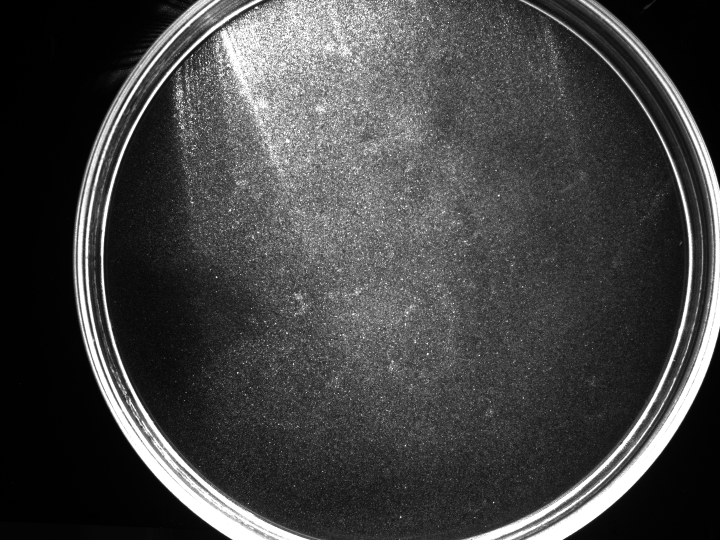
#> input picture TestImages/real_case2/image1/Image_20240831212454323.bmp, 1440 x 1080 px (shown at 1/2 size)
$ jupyter execute --allow-errors Exp5-2.ipynb
#> lines starting #> are read from the running program, lines starting #| are printed output that depends on the picture
### deformpiv.py
import os
import numpy as np
import cv2
# from skimage.registration import optical_flow_tvl1, optical_flow_ilk

import matplotlib.pyplot as plt

# [7 lines of commented-out code are left out]
from opticalflow import opticalflow
from correlation import crosscorrelation


""" Basic functions
"""

class AttrDict(dict):
    __setattr__ = dict.__setitem__
    __getattr__ = dict.__getitem__


# interpolation with opencv
def remap(img, x, y):
    x, y = np.float32(x), np.float32(y)
    out = cv2.remap(img, y, x, cv2.INTER_CUBIC)  # INTER_LANCZOS4 INTER_CUBIC INTER_LINEAR
    return out


def warping(img1, img2, u, v, method='CDI'):
    # FDI: out1(x,y)=img1(x+u, y+v)
    # FDI, CDI, FDDI, CDDI

    assert img1.shape == img2.shape == u.shape == v.shape

    x, y = np.meshgrid(np.arange(u.shape[0]), np.arange(u.shape[1]), indexing='ij')
    # u, v = -u, -v
    if method == 'FDI':
        # out1= img1.copy()
        out1= remap(img1, x, y)
        out2= remap(img2, x+u, y+v)
    elif method == 'FDI2':
        out1= remap(img1, x-u, y-v)
        out2= remap(img2, x, y)
        # out2= img2.copy()
    elif method == 'CDI':
        out1= remap(img1, x-0.5*u, y-0.5*v)
        out2= remap(img2, x+0.5*u, y+0.5*v)
    else:
        raise NotImplementedError
    return out1, out2


# Our wrapper for iterative deformation PIV
class DeformPIV():
    def __init__(self, config):
        self._c = config
        # assert self._c.pivmethod in ['opticalflow','opticalflow2','opticalflow3', 'openpiv', 'deeppiv','raft_estimator']
        # assert self._c.deform in ['FDI', 'FDI2', 'CDI', 'FDDI', 'FDDI2', 'CDDI']
        assert self._c.pivmethod in ['opticalflow','crosscorrelation','raft_estimator']
        assert self._c.deform in ['FDI', 'FDI2', 'CDI']

        self.onepass = eval(self._c.pivmethod) # opticalflow1
        self.warping = self._c.deform

    def compute(self, image1, image2, u=None, v=None):
        assert image1.shape == image2.shape
        # obtain the initial vector field
        if u is not None:
            assert image1.shape == image2.shape == u.shape == v.shape
        else:
            u, v = np.zeros_like(image1), np.zeros_like(image1)

        # iterative operation
        for iter in range(self._c.runs):
            # image warping
            img1, img2 = warping(image1, image2, u, v, self.warping)

            # update the estimation
            if self._c.pivmethod == 'opticalflow':
                x, y, du, dv = self.onepass(img1, img2)
            if self._c.pivmethod == 'crosscorrelation':
                win_szs=[[32,32],[16,16],[16,16]]+[[8,8]]*20
                x, y, du, dv = self.onepass(img1, img2,  win_sz=win_szs[iter])

            u, v = u+du, v+dv

            # using a blur trick to make the iteration stable
            u = cv2.medianBlur(u.astype(np.float32),5)
            v = cv2.medianBlur(v.astype(np.float32),5)

            smooth_k = 3
            for i in range(3):
                u = cv2.blur(u, (smooth_k,smooth_k))
                v = cv2.blur(v, (smooth_k,smooth_k))

        return x, y, u, v


# [16 lines left out: function unit_test, not called in this run]


# [2 lines that do not run on import are left out]

### Exp5-2.ipynb
# Visualize the results on practical PIV recordings
- Solid-body rotation in Exp5-1, and homography transformation in Exp5-2

[cell 1]
import os
import cv2
import numpy as np
import matplotlib.pyplot as plt

# PIV method
from pig import AttrDict
from deformpiv import DeformPIV, warping

from fdi2cdi import fdi2cdi
from metrics import PIVmetric, EPE

[cell 2]
# read real recording data
path = "./TestImages/real_case2"
img1 = cv2.imread(os.path.join(path,"image1/Image_20240831212454323.bmp"),0) # [340:740,600:1000]
#> img1 is the input picture: shape (1080, 1440); min 0, max 255, mean 66.9
img2 = cv2.imread(os.path.join(path,"image2/Image_20240831212505111.bmp"),0)
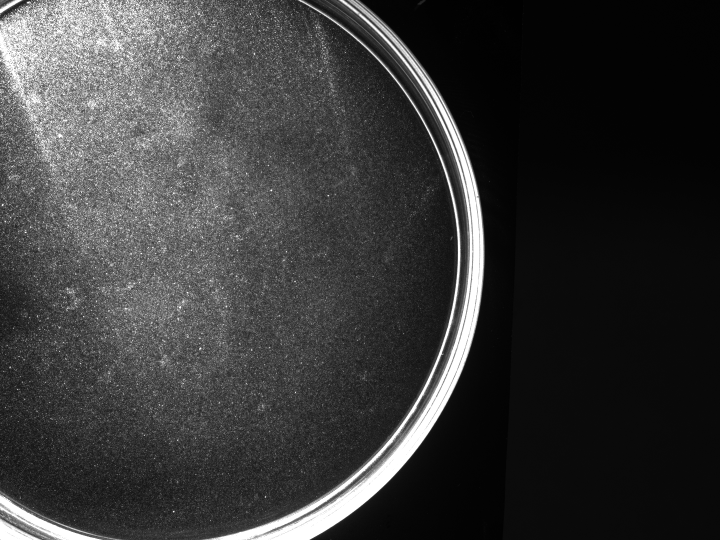
#> input picture TestImages/real_case2/image2/Image_20240831212505111.bmp, 1440 x 1080 px (shown at 1/2 size)
#> img2 is the input picture: shape (1080, 1440); min 0, max 255, mean 56.8

img1 = img1[340:740,600:1000] # arbitrary clip to perform an initial offset
#> img1: shape (400, 400)
img2 = img2[330:730,140:540]
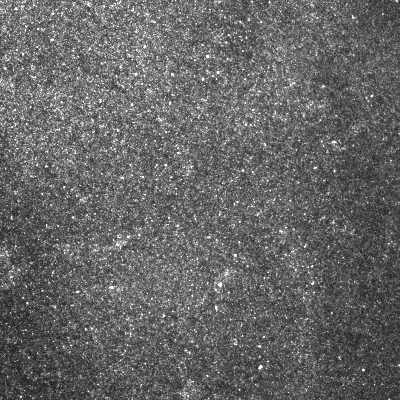
#> img2: shape (400, 400); min 24, max 255, mean 101.9

imgs = [img1,img2]
# show the images
data = np.array(imgs)
img_mean = np.mean(data, axis=0)
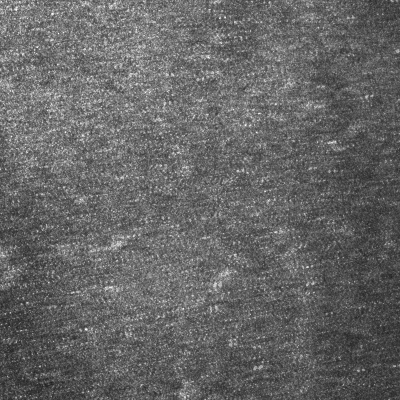
#> img_mean: shape (400, 400) float64; min 30.5, max 255, mean 101.9

plt.figure(figsize=(15,5))
plt.subplot(131); plt.title("image 0")
plt.imshow(imgs[0]); plt.axis("off")
plt.subplot(132); plt.title("image 1")
plt.imshow(imgs[1]); plt.axis("off")
plt.subplot(133); plt.title("mean image")
plt.imshow(img_mean); plt.axis("off")


plt.show()

[cell 3]
# Find out the Transform with cv2.findTransformECC()
def Transform(img1, img2):
    # Find size of image1
    sz = img1.shape
#> sz = (400, 400)

    # Define the motion model: can be TRANSLATION OR AFFINE OR HOMOGRAPHY
    warp_mode = cv2.MOTION_HOMOGRAPHY

    # Define 2x3 or 3x3 matrices and initialize the matrix to identity
    if warp_mode == cv2.MOTION_HOMOGRAPHY :
        warp_matrix = np.eye(3, 3, dtype=np.float32)
    else :
        warp_matrix = np.eye(2, 3, dtype=np.float32)

    # Specify the number of iterations.
    number_of_iterations = 5000;

    # Specify the threshold of the increment
    # in the correlation coefficient between two iterations
    termination_eps = 1e-10;

    # Define termination criteria
    criteria = (cv2.TERM_CRITERIA_EPS | cv2.TERM_CRITERIA_COUNT, number_of_iterations,  termination_eps)

    # Run the ECC algorithm. The results are stored in warp_matrix.
    (cc, warp_matrix) = cv2.findTransformECC(img1, img2, warp_matrix, warp_mode, criteria)
#> cc = 0.917; warp_matrix = [[1, 0.000308, 4.93], [0.00135, 0.999, -0.586], [3.54e-06, -4.42e-07, 1]]

    if warp_mode == cv2.MOTION_HOMOGRAPHY :
        # Use warpPerspective for Homography
        im2_aligned = cv2.warpPerspective (img2, warp_matrix, (sz[1],sz[0]), flags=cv2.INTER_LINEAR + cv2.WARP_INVERSE_MAP)
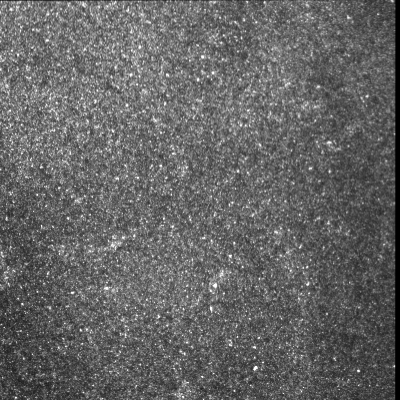
#> im2_aligned: shape (400, 400); min 0, max 255, mean 100.8
    else :
        # Use warpAffine for Translation, Euclidean and Affine
        im2_aligned = cv2.warpAffine(img2, warp_matrix, (sz[1],sz[0]), flags=cv2.INTER_LINEAR + cv2.WARP_INVERSE_MAP);

    cv2.imwrite("img1.png", img1 )
    cv2.imwrite("img2.png", img2)
    # cv2.imwrite("AlignedEU_IMG.png", im2_aligned )
    return warp_matrix

warp_matrix = Transform(imgs[0],imgs[1]) # The matrix reflects the image deformation
print(warp_matrix)
#| [[ 1.0006715e+00  3.0789216e-04  4.9254994e+00]
#|  [ 1.3522272e-03  9.9881279e-01 -5.8633244e-01]
#|  [ 3.5448941e-06 -4.4174135e-07  1.0000000e+00]]

[cell 4]
# construct the ground truth for PIV evaluation
def flow_truth(sz, warp_matrix):
#> called with sz = (400, 400), warp_matrix = array of shape (3, 3)
    x, y = np.meshgrid(np.arange(sz[0]), np.arange(sz[1]),indexing="ij")
    p0 = np.stack([y,x], axis=-1)+0.0
    p1 = cv2.perspectiveTransform(p0, warp_matrix)

    V = p1-p0
    u, v = V[...,1], V[...,0]
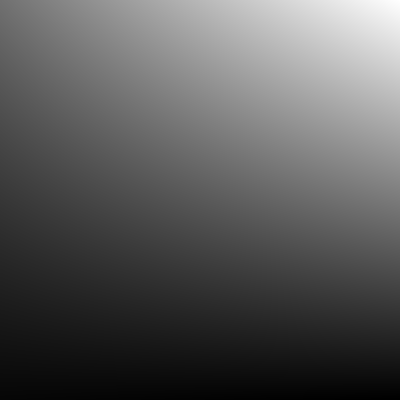
#> u: shape (400, 400) float64; min -1.01, max -0.0467, mean -0.671; drawn with min black and max white
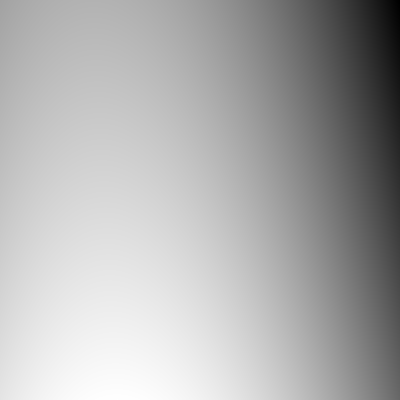
#> v: shape (400, 400) float64; min 4.62, max 5.1, mean 4.95; drawn with min black and max white
    return x, y, u, v


def plot_vectors(epe, u, v, vmin=0, vmax=0.1):
    x, y = np.meshgrid(np.arange(u.shape[0]), np.arange(u.shape[1]), indexing='ij')

    plt.imshow(epe, vmin=vmin, vmax=vmax)
    plt.colorbar()
    plt.quiver(y[8::16,8::16],x[8::16,8::16],v[8::16,8::16],-u[8::16,8::16])
    plt.axis('off')


x_t, y_t, u_t, v_t = flow_truth(imgs[0].shape,warp_matrix)
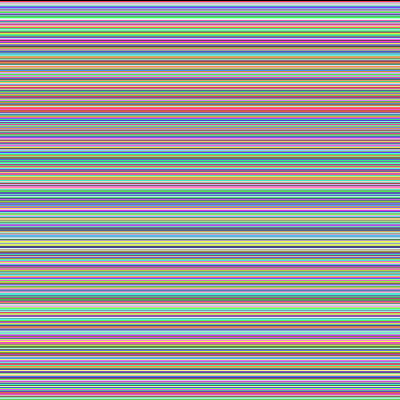
#> x_t: shape (400, 400) int64; 400 distinct labels, from 0 to 399; one colour per label, 0 black
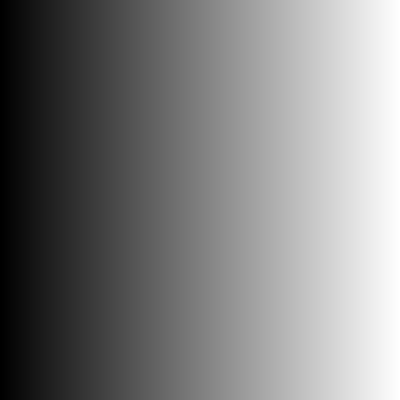
#> y_t: shape (400, 400) int64; min 0, max 399, mean 199.5; drawn with min black and max white

plt.figure()
plot_vectors(img_mean, u_t, v_t, vmax=None)
plt.title("Truth")
plt.show()
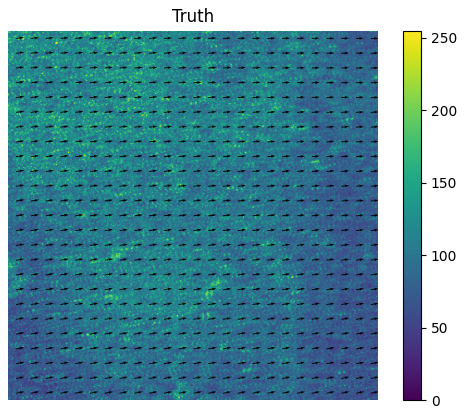
#> figure drawn by matplotlib, 2 panels
#> the loop in compute, `for iter in range(self._c.runs):` made 1 pass
#> pass 1, in remap, `x, y = np.float32(x), np.float32(y)`:
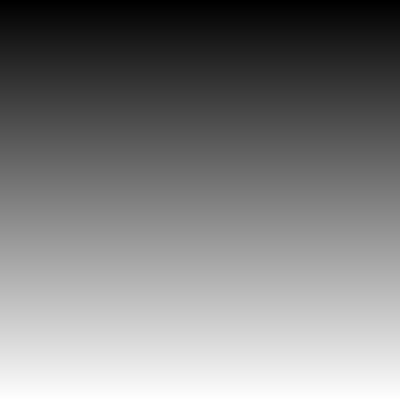
#> x: shape (400, 400) float32; min 0, max 399, mean 199.5; drawn with min black and max white
#> after the loop in compute, `for iter in range(self._c.runs):`: u: shape (400, 400); every value is 0
